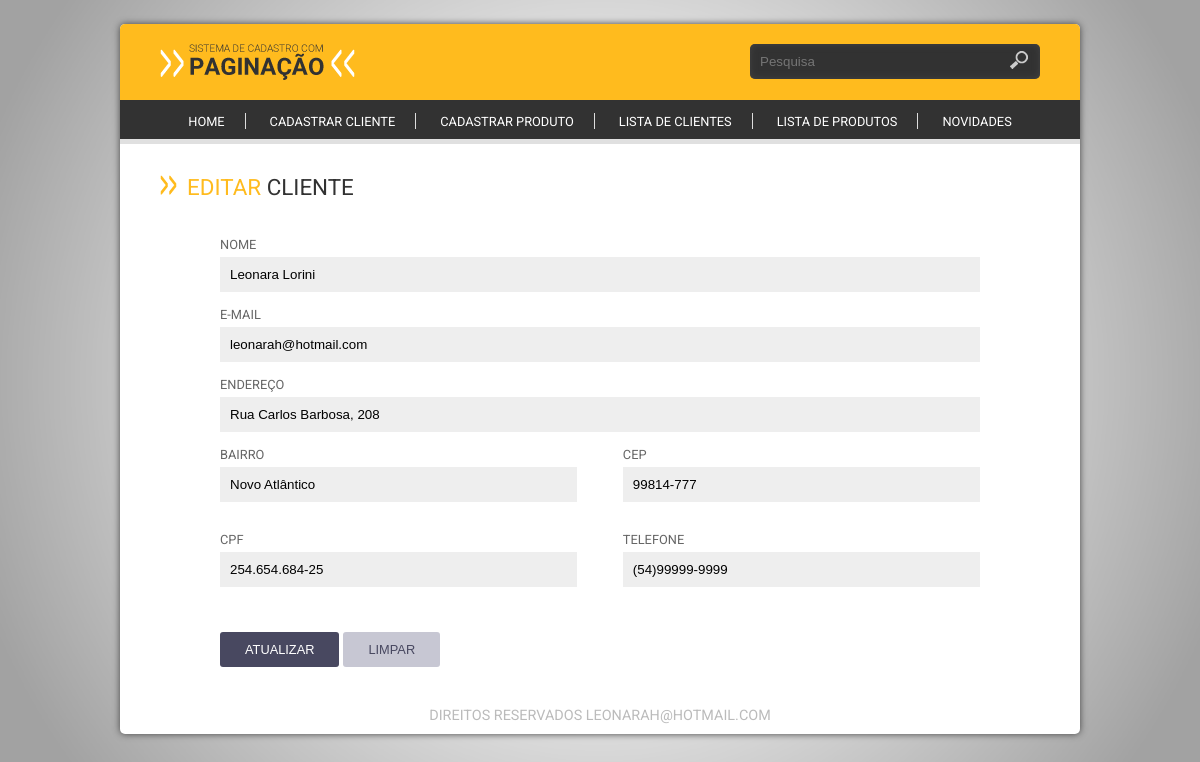
The app's page /cliente/ver_edit/6 with its own data.
### tables this page shows
CREATE TABLE `cliente` (
  `id_cliente` int(11) NOT NULL,
  `nome` varchar(150) NOT NULL,
  `email` varchar(150) NOT NULL,
  `endereco` varchar(150) NOT NULL,
  `bairro` varchar(150) NOT NULL,
  `cep` varchar(10) NOT NULL,
  `cpf` varchar(15) NOT NULL,
  `fone` varchar(20) NOT NULL,
  `ativo` varchar(1) NOT NULL DEFAULT 'S'
);

### app/core/Controller.php (called while the page is built, shortened)
<?php
    class Controller {
        public function load($viewName, $viewDados=array()) {
            extract($viewDados);
            include "app/views/" . $viewName .".php";
        }
    }
?>

### app/controllers/ClienteController.php (called while the page is built, shortened)
<?php
    class ClienteController extends Controller {
        public function ver_edit($id_cliente) {
            $cliente = new M_Cliente();
            $dados["cliente"] = $cliente->getCliente($id_cliente);
            $dados["view"] = "cliente/Edit";
            $this->load("template", $dados);
        }
    }
?>

### app/core/Core.php (called while the page is built, shortened)
<?php
    class Core {
        private $controller;
        private $metodo;
        private $parametros = array();
        public function run() {
            $c = new $controllerCorrente;
            call_user_func_array(array($c, $this->getMetodo()), $this->getParametros());
        }
        public function verificaUri() {
            $url = explode("index.php", $_SERVER["PHP_SELF"]);
            $url= end($url);
            if($url != "") {
                $url = explode('/', $url);
                array_shift($url);
                $this->controller = ucfirst($url[0]) ."Controller";
                array_shift($url);
                if(isset($url[0])) {
                    $this->metodo = $url[0];
                    array_shift($url);
                }
                if(isset($url[0])) {
                    $this->parametros = array_filter($url);
                }
            } else {
                $this->controller = ucfirst(CONTROLLER_PADRAO) ."Controller";
            }
        }
        public function getMetodo() {
            if(method_exists(NAMESPACE_CONTROLLER .$this->controller, $this->metodo)) {
                return $this->metodo;
            }
            return METODO_PADRAO;
        }
        public function getParametros() {
            return $this->parametros;
        }
    }
?>

### index.php (called while the page is built, shortened)
<?php
    require 'app/core/Core.php';
    $core = new Core;
    $core->run();
?>

### app/core/Model.php (called while the page is built, shortened)
<?php
    abstract class Model {
        public function __construct() {
            $this->db = new \PDO("mysql:dbname=".BANCO.";host=".SERVIDOR,USUARIO,SENHA);
        }
    }
?>

### app/models/M_Cliente.php (called while the page is built, shortened)
<?php
    class M_Cliente extends Model {
        public function getCliente($id_cliente) {
            $resultado = array();
            $sql = "SELECT * FROM cliente WHERE id_cliente = :id_cliente";
            $qry = $this->db->prepare($sql);
            $qry->bindValue(":id_cliente", $id_cliente);
            $qry->execute();
            if($qry->rowCount() > 0) {
                $resultado = $qry->fetch(\PDO::FETCH_OBJ);
            }
            return $resultado;
        }
    }
?>

### app/views/cliente/Edit.php (the view, shortened to what this page needs)
<div class="base-home">
	<h1 class="titulo"><span>Editar</span> Cliente</h1>
	<div class="base-formulario">
		<form action="<?php echo URL_BASE ."cliente/atualizar/". $cliente->id_cliente ?>" method="POST">
			<label>Nome</label>
			<input type="text" name="txt_nome" value="<?php echo $cliente->nome ?>" placeholder="Insira um nome">
			<label>E-mail</label>
			<input type="text" name="txt_email" value="<?php echo $cliente->email ?>" placeholder="Insira um e-mail">
			<label>Endereço</label>
			<input type="text" name="txt_endereco" value="<?php echo $cliente->endereco ?>" placeholder="Insira um endereço">
			<div class="col">
				<label>Bairro</label>
				<input type="text" name="txt_bairro" value="<?php echo $cliente->bairro ?>" placeholder="Insira um bairro">
			</div>
			<div class="col">
				<label>CEP</label>
				<input type="text" name="txt_cep" value="<?php echo $cliente->cep ?>" placeholder="Insira um CEP">
			</div>
			<div class="col">
				<label>CPF</label>
				<input type="text" name="txt_cpf" value="<?php echo $cliente->cpf ?>" placeholder="Insira um CPF">
			</div>
			<div class="col">
				<label>Telefone</label>
				<input type="text" name="txt_fone" value="<?php echo $cliente->fone ?>" placeholder="Insira um telefone">
			</div>
			<input type="submit" value="Atualizar" class="btn cad">
			<input type="reset" name="Reset" id="button" value="Limpar" class="btn limpar">
		</form>
	</div>
</div>

### assets/css/style.css (style rules this page uses)
* { margin:0; padding:0; -webkit-box-sizing:border-box; -moz-box-sizing:border-box; box-sizing:border-box; vertical-align:middle; }
body { font-family: 'Roboto', sans-serif; font-size:1em; color:#444; background:#a2a2A2 url(../img/fundo.png) center no-repeat; background-size:100% }
h1,h2,h3,h4,h5,h6 { text-transform:uppercase; ont-weight:400; }
input, select, textarea { width:100%; padding:10px; background:#EEE; border:0; }
.base-home { width:100%; display:inline-block; padding: 20px 40px; }
.titulo { display:block; padding:10px 0; color:#323232; font-size:1.4em; font-weight:400; text-align:left; }
.titulo:before { content:url(../img/ico-seta-ttl.png); padding-right:10px; }
.titulo span { color:#FFBB1E; position:relative; top:-2px; }
.base-formulario { padding:10px 60px; }
.base-formulario label { display:inline-block; padding-top:15px; padding-bottom:5px; font-size:.8em; text-transform:uppercase; color:#666; }
.base-formulario .col { width:47%; float:left; margin-bottom:15px; }
.base-formulario .col:nth-of-type(2n+0) { float:right; }
.base-formulario .btn.cad, .base-formulario .btn.limpar { display:inline-block; width:auto; padding:10px 25px; margin-top:30px; }
.base-formulario .btn.limpar { background:#C7C7D3; color:#484860; }
.btn { display:block; padding:10px; border-radius:3px; -webkit-border-radius:3px; -moz-border-radius:3px; text-transform:uppercase; color:#FFF; background:#484860; font-size:.8em; }

### records on screen
cliente: txt_nome "Leonara Lorini", txt_email "leonarah@hotmail.com", txt_endereco "Rua Carlos Barbosa, 208", txt_bairro "Novo Atlântico", txt_cep "99814-777", txt_cpf "254.654.684-25", txt_fone "(54)99999-9999"
